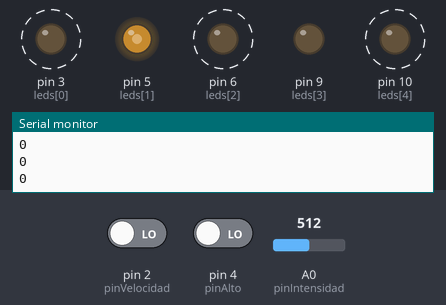
Simulated run of this sketch. Board: Arduino Uno, built with avr-gcc and run on an emulated ATmega328P. On the bench: output pins drawn as LEDs (lit = HIGH), the last lines printed to the serial monitor. Dashed ring = blinking. The inputs (shaded band) are chosen by the test bench; at power-on: A0 (pinIntensidad) = 512, pin 4 (pinAlto) LOW, pin 2 (pinVelocidad) LOW.

Above: at 1.2 s.
1.3 s: A0 (pinIntensidad) set to 5
At 2.4 s:
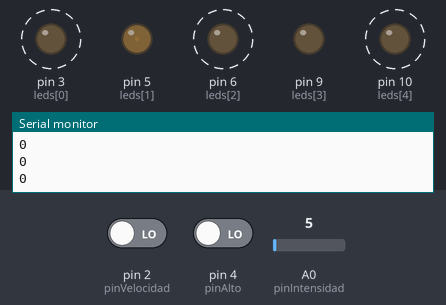
4.3 s: A0 (pinIntensidad) set to 2
At 5.0 s:
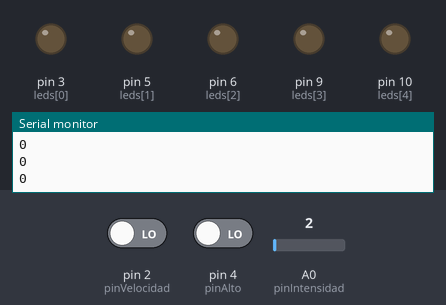
5.8 s: A0 (pinIntensidad) set to 306
At 6.9 s:
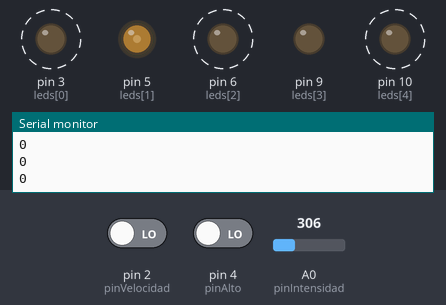
8.8 s: pin 4 (pinAlto) driven HIGH
At 9.95 s:
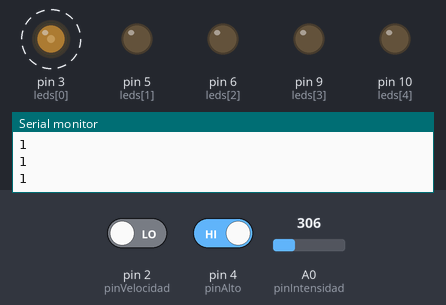
11.8 s: A0 (pinIntensidad) set to 716
14.8 s: pin 2 (pinVelocidad) driven HIGH
Timing chart, 0 to 18.8 s (numbered marks = the images above; inputs shaded):
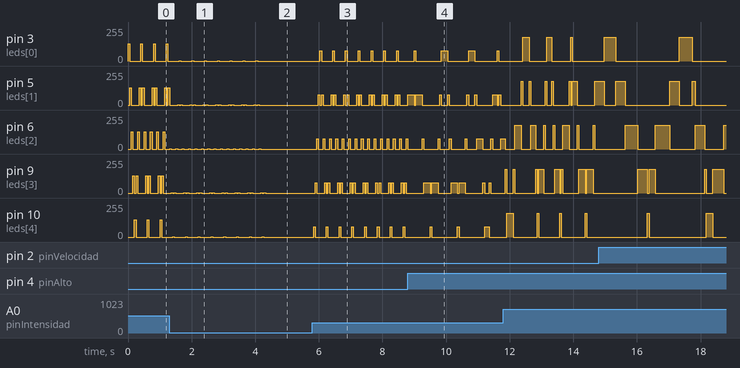

Measured:
- the behaviour switches between 4 and 3 on A0 (pinIntensidad) (found by bisection; images 1 and 2)
- after the input at 4.3 s, pin 3 (leds[0]), pin 5 (leds[1]), pin 6 (leds[2]), pin 10 (leds[4]): stops changing and stays 0/255; pin 9 (leds[3]): goes on until 4.3 s, then stays 0/255
- after the input at 5.8 s, pin 3 (leds[0]): alternates 76/255 for 0.05 s and 0/255 for 0.35 s, starting after 0.23 s; pin 5 (leds[1]): 0/255 → 76/255 after 0.18 s, then repeats every 0.40 s: 0/255 0.05 s, 76/255 0.05 s, 0/255 0.25 s, 76/255 0.05 s
- after the input at 8.8 s, pin 3 (leds[0]): alternates 76/255 for 0.20 s and 0/255 for 0.65 s, starting after 1.1 s
- by itself, pin 3 (leds[0]), pin 10 (leds[4]): alternates 1/255 for 0.05 s and 0/255 for 0.35 s
- by itself, pin 5 (leds[1]): repeats every 0.40 s: 1/255 0.05 s, 0/255 0.05 s, 1/255 0.05 s, 0/255 0.25 s
- by itself, pin 6 (leds[2]): alternates 1/255 for 0.05 s and 0/255 for 0.15 s
- by itself, pin 9 (leds[3]): repeats every 0.40 s: 0/255 0.05 s, 1/255 0.05 s, 0/255 0.25 s, 1/255 0.05 s

The sketch:

practica2.ino
```cpp
// Programación Interactiva 2020b
// Pines de leds
// 3, 5, 6, 9, 10 PWD
const int leds[] = {3, 5, 6, 9, 10};
int pinIntensidad = A0;
int pinVelocidad = 2;
int pinAlto = 4;
int seleccion = 0;
int tiempoBoton = 100;
int ultimoAlto = 0;
int ultimoVelocidad = 0;

int  velocidad = 1;
bool orientacion = true;
bool alto = false;


void setup() {
    // 9600 Bauds
    Serial.begin(9600);
    pinMode(pinIntensidad, INPUT);
    pinMode(pinVelocidad, INPUT);
    pinMode(pinAlto,INPUT);

    for (int k = 0; k < 5; k++) {
      pinMode(leds[k], OUTPUT);
    }
    ultimoAlto = millis();
    ultimoVelocidad = millis();
}

void loop() {
    int intensidad = analogRead(pinIntensidad);
    int altoValor = digitalRead(pinAlto);
    int velocidadValor = digitalRead(pinVelocidad);

    Serial.println(altoValor);
    if(millis()- ultimoAlto > tiempoBoton ) {
      if(altoValor == HIGH) {
        alto = (alto == true)? false:true;
      }
      ultimoAlto = millis();
    }

    if(millis()- ultimoVelocidad > tiempoBoton ) {
      if(velocidadValor == HIGH) {
        velocidad++;
        velocidad = (velocidad%5)+1;
        ultimoVelocidad = millis();
      }
    }

    if(!alto) {
      Secuencia(seleccion, intensidad/4);
      seleccion = Siguiente(seleccion);
    }

    delay(velocidad * 50);
}

void Secuencia(int led, int intensidad) {
    for (int k = 0; k < 5; k++) {
      analogWrite(leds[k], 0);
    }
    analogWrite(leds[led], intensidad);
}

int Siguiente(int actual) {
  // Cuando la orientacion es positiva se incrementa la variable
  if(orientacion) {
    if(actual == 4) {
      orientacion = false;
      return 3;
    }
    return actual + 1;
  // Cuando la orientacion es negativa se decrementa
  } else {
    if(actual == 0) {
      orientacion = true;
      return 1;
    }
    return actual - 1;
  }
}
```
